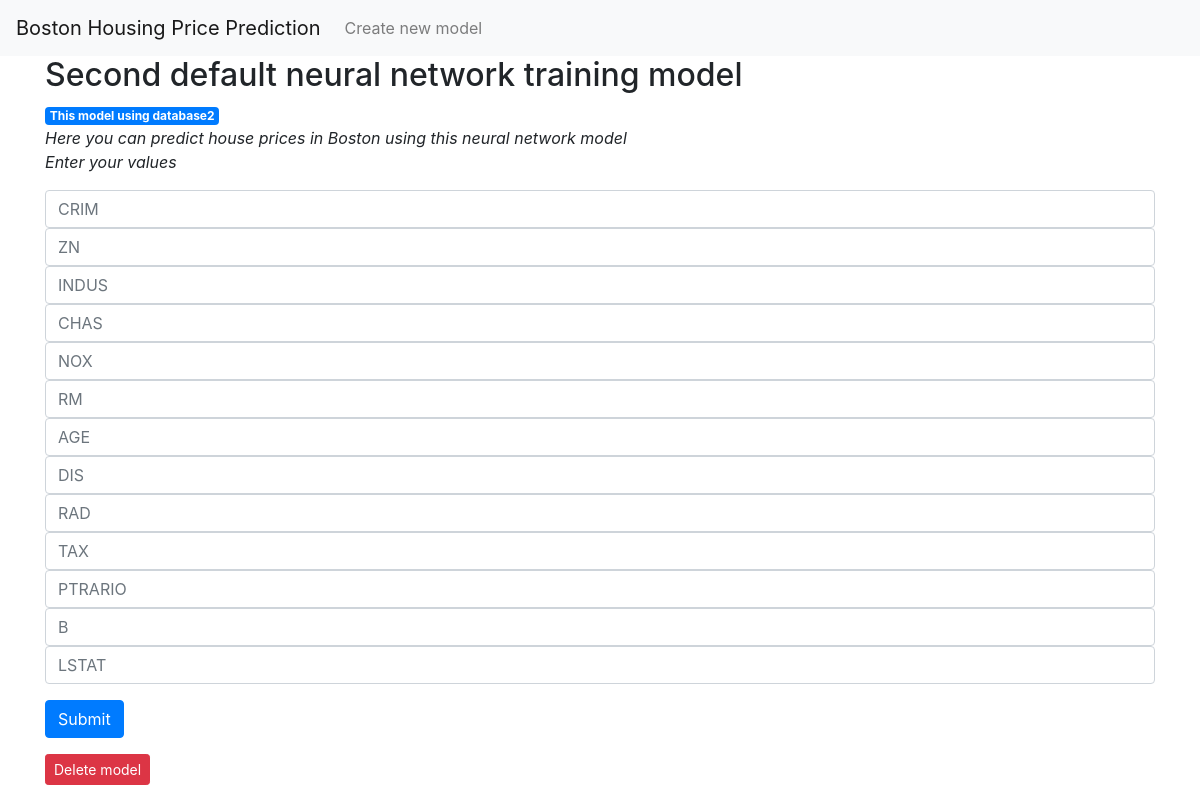
/2, run on the app's committed database.
### tables this page shows
CREATE TABLE models
                    (id INTEGER PRIMARY KEY AUTOINCREMENT,
                    title TEXT NOT NULL,
                    path TEXT NOT NULL,
                    database TEXT NOT NULL);

### app.py (the view, shortened to what this page needs)
@app.route('/<int:ml_id>', methods=['POST', 'GET'])
def neural(ml_id):
    ml = get_ml(ml_id)
    model = ml['path']
    with open((model+'.pkl'), 'rb') as f:
        classifier = pickle.load(f)
    with open((model + '_columns.pkl'), 'rb') as f:
        model_columns = pickle.load(f)
    if flask.request.method == 'GET':
        return render_template('ml.html', ml=ml)

### app.py (called while the page is built)
def get_dbm_connection():
    conn = sqlite3.connect('database/database_models.db')
    conn.row_factory = sqlite3.Row
    return conn

def get_ml(ml_id):
    conn = get_dbm_connection()
    ml = conn.execute('SELECT * FROM models WHERE id = ?',
                        (ml_id,)).fetchone()
    conn.close()
    if ml is None:
        abort(404)
    return ml

### templates/ml.html
{% extends 'base.html' %}
{% block content %}
    <h2>{% block title %} {{ ml['title'] }} {% endblock %}</h2>
    <span class="badge badge-primary">This model using {{ ml['database'] }}</span>
    <p><i> Here you can predict house prices in Boston using this neural network model<br><i> Enter your values </i></br> </i></p>
<form method="post">
    <div class="form-group">
        <input type="real" name="CRIM"
               placeholder="CRIM" class="form-control"
               value="{{ request.form['CRIM'] }}"></input>
        <input type="real" name="ZN"
               placeholder="ZN" class="form-control"
               value="{{ request.form['ZN'] }}"></input>
        <input type="real" name="INDUS"
               placeholder="INDUS" class="form-control"
               value="{{ request.form['INDUS'] }}"></input>
        <input type="real" name="CHAS"
               placeholder="CHAS" class="form-control"
               value="{{ request.form['CHAS'] }}"></input>
        <input type="real" name="NOX"
               placeholder="NOX" class="form-control"
               value="{{ request.form['NOX'] }}"></input>
        <input type="real" name="RM"
               placeholder="RM" class="form-control"
               value="{{ request.form['RM'] }}"></input>
        <input type="real" name="AGE"
               placeholder="AGE" class="form-control"
               value="{{ request.form['AGE'] }}"></input>
        <input type="real" name="DIS"
               placeholder="DIS" class="form-control"
               value="{{ request.form['DIS'] }}"></input>
        <input type="real" name="RAD"
               placeholder="RAD" class="form-control"
               value="{{ request.form['RAD'] }}"></input>
        <input type="real" name="TAX"
               placeholder="TAX" class="form-control"
               value="{{ request.form['TAX'] }}"></input>
        <input type="real" name="PTRARIO"
               placeholder="PTRARIO" class="form-control"
               value="{{ request.form['PTRARIO'] }}"></input>
        <input type="real" name="B"
               placeholder="B" class="form-control"
               value="{{ request.form['B'] }}"></input>
        <input type="real" name="LSTAT"
               placeholder="LSTAT" class="form-control"
               value="{{ request.form['LSTAT'] }}"></input>
    </div>
    <div class="form-group">
        <button type="submit" class="btn btn-primary">Submit</button>
    </div>
</form>
<form action="{{ url_for('delete', id=ml['id']) }}" method="POST">
    <input type="submit" value="Delete model"
            class="btn btn-danger btn-sm"
            onclick="return confirm('Are you sure you want to delete this model?')">
</form>
{% endblock %}

### data on the page
models: title "Second default neural network training model", database "database2"
